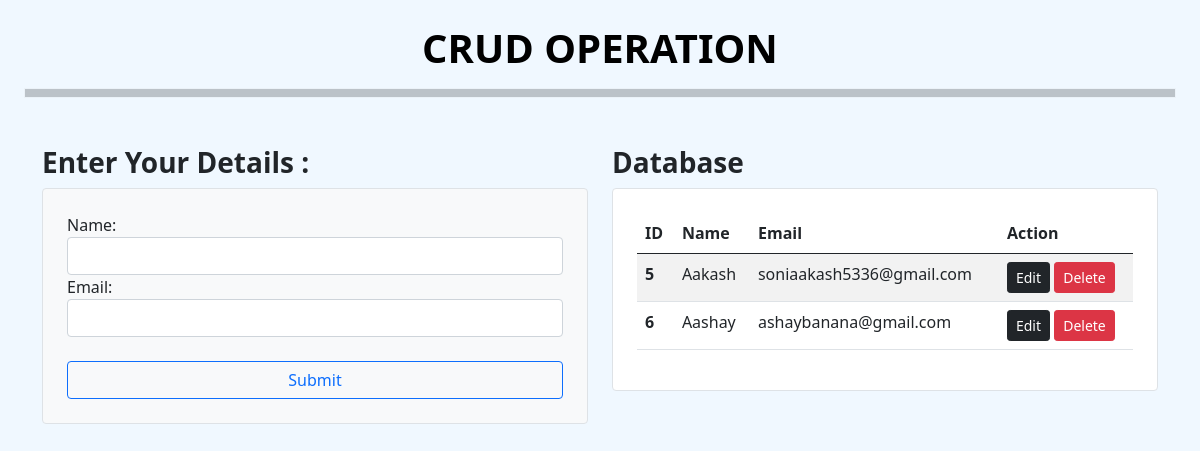
Before: / with the older database file.
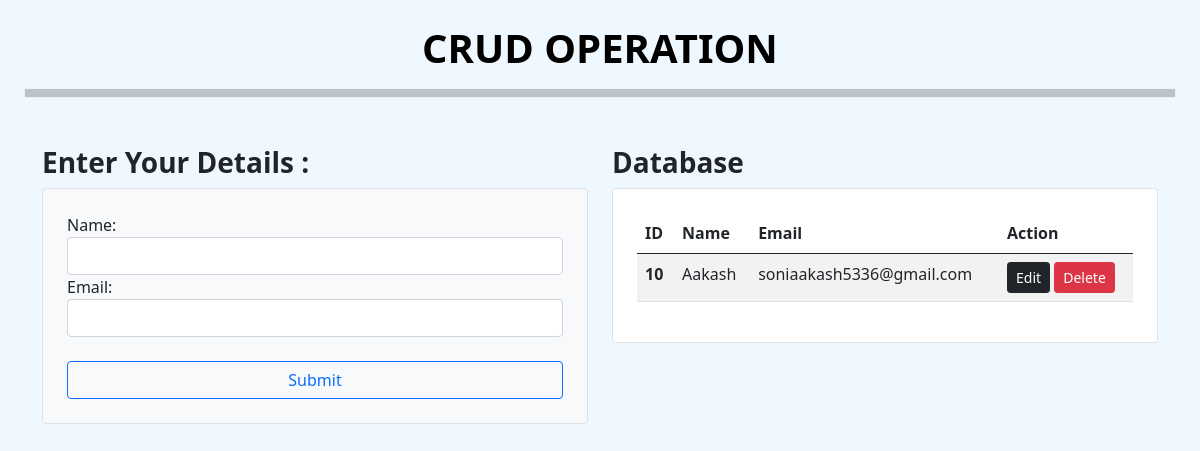
After: the same page with the newer database file.
### core/models.py (models this page shows)
class Crud(models.Model):
    name=models.CharField(max_length=60)
    Email=models.EmailField(max_length=70)

### core/views.py (the view)
# urls.py: path('',views.base,name='base'),
def base(request):
    if request.method == 'POST':
        crud=Crudform(request.POST)
        if crud.is_valid():
            crud.save()
            messages.success(request, "Record added successfully!")
        return redirect('base')
    else:
        crud=Crudform()
        cd=Crud.objects.all()
        return render (request,'core/base.html',{'crud':crud,'cd':cd})

### core/forms.py
class Crudform(forms.ModelForm):
    class Meta:
        model=Crud
        fields='__all__'
        widgets={
            'name':forms.TextInput(attrs={'class':'form-control col-auto'}),
            'Email':forms.EmailInput(attrs={'class':'form-control'})
        }

### core/templates/core/base.html (shortened to what this page needs)
<!--{% load static %}
{% load static %}
<!DOCTYPE html>
<html lang="en">
<head>
    <link rel="stylesheet" href="{% static 'core/css/bootstrap.min.css' %}">
    <link rel="stylesheet" href="{% static 'core/css/core.css' %}">
</head>
<body>
    <h1 class="text-center mt-4" style='font-weight:bolder; color:black;'>CRUD OPERATION</h1>
    <hr class='ms-4 me-4 p-1 border dashed bg-dark' >
    <div class="container mt-5">
            <div class="row">
            <div class="col-md-6">
                <h3> <strong>Enter Your Details :</strong></h3>
                <div class="p-4 border rounded bg-light">
                    <form action="" method="POST">
                        {{ crud }}
                        <br>
                        <button type="submit" id="submit" class="btn btn-outline-primary w-100">Submit</button>
                    </form>
                </div>
            </div>
            <div class="col-md-6">
                <h3 id="db"> <strong>Database</strong></h3>
                <div class="p-4 border rounded bg-white">
                    <table class="table table-striped">
                        <thead class="thead-dark">
                            <tr>
                                <th scope="col">ID</th>
                                <th scope="col">Name</th>
                                <th scope="col">Email</th>
                                <th scope="col">Action</th>
                            </tr>
                        </thead>
                        <tbody>
                            {% for c in cd %}
                            <tr>
                                <th scope="row">{{ c.id }}</th>
                                <td>{{ c.name }}</td>
                                <td>{{ c.Email }}</td>
                                <td>
                                    <a href="{% url "update" c.id %}" class="btn btn-sm btn-dark">Edit</a>
                                    <form action="{% url "delete" c.id  %}" method="POST" class='d-inline'>
                                        <input type="submit" value='Delete' class='btn btn-sm btn-danger'>
                                    </form>
                                </td>
                            </tr>
                            {% endfor %}
                        </tbody>
                    </table>
                </div>
            </div>
        </div>
    </div>
</body>
</html>

Changed rows visible on the page:
removed Crud: id "5", name "Aakash", Email "soniaakash5336@gmail.com"
removed Crud: id "6", name "Aashay", Email "ashaybanana@gmail.com"
added Crud: id "10", name "Aakash", Email "soniaakash5336@gmail.com"
